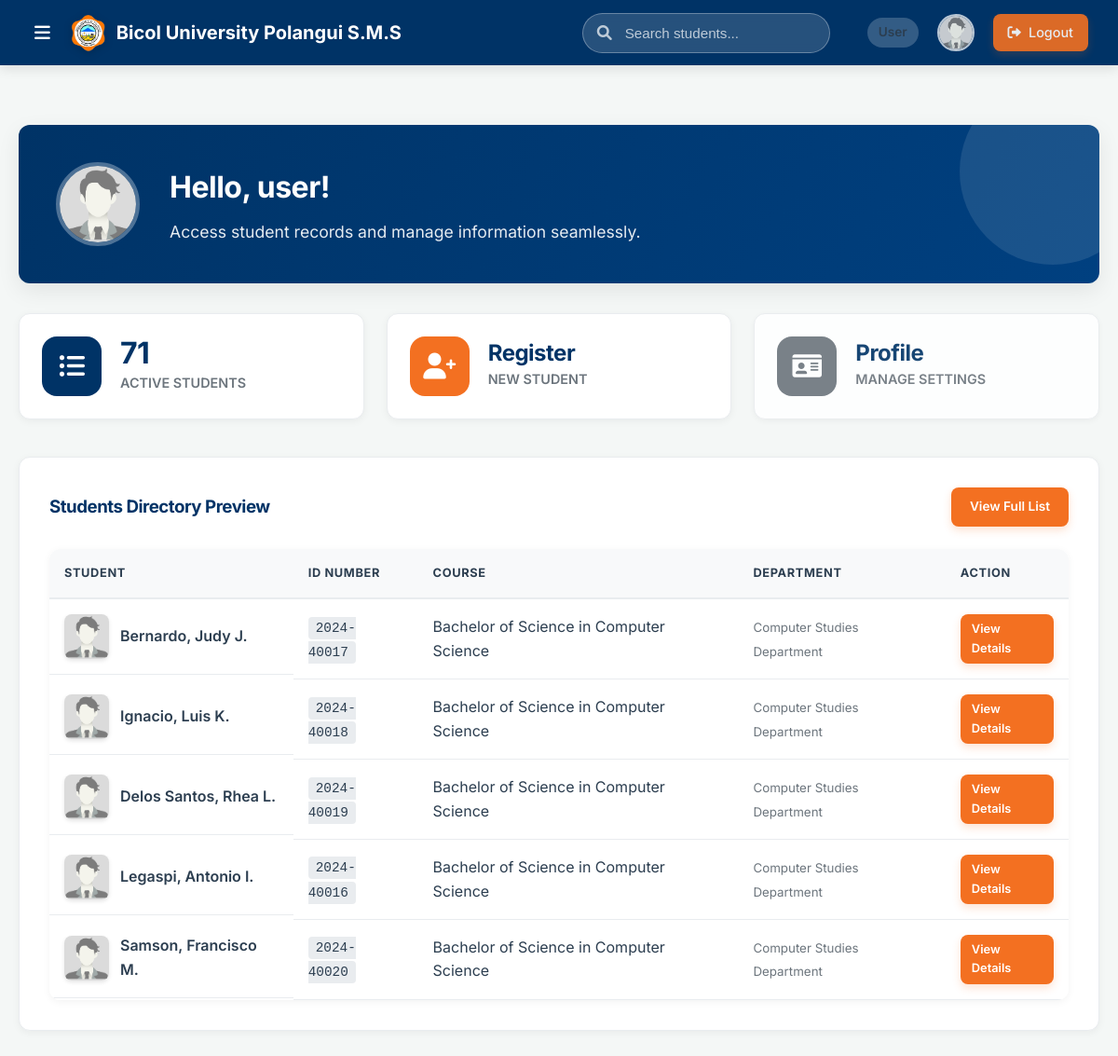
/frontend/index_user.php (signed in), run on the app's committed database.
### tables this page shows
CREATE TABLE `students` (
  `id` int(11) NOT NULL,
  `student_id` varchar(20) NOT NULL,
  `name` varchar(100) NOT NULL,
  `email` varchar(100) NOT NULL,
  `gender` enum('Male','Female') NOT NULL,
  `department` varchar(100) NOT NULL,
  `course` varchar(100) NOT NULL,
  `year_level` int(11) NOT NULL,
  `block` varchar(10) NOT NULL,
  `image_blob` longblob DEFAULT NULL,
  `created_at` timestamp NOT NULL DEFAULT current_timestamp(),
  `updated_at` timestamp NOT NULL DEFAULT current_timestamp() ON UPDATE current_timestamp()
);

### frontend/index_user.php (the view, shortened to what this page needs)
<?php
require_once '../database/config.php';
$user_id = $_SESSION['user_id'];
$username = $_SESSION['username'];
try {
    $stmt = $pdo->query("SELECT COUNT(*) FROM students");
    $total_students = $stmt->fetchColumn();
    $stmt = $pdo->query("SELECT * FROM students ORDER BY department ASC, course ASC, year_level ASC, block ASC, created_at DESC LIMIT 5");
    $recent_students = $stmt->fetchAll();
} catch (PDOException $e) {
    $total_students = 0;
    $recent_students = [];
}
?>
<!DOCTYPE html>
<html lang="en">
<head>
    <link rel="stylesheet" href="css/style.css">
    <link rel="stylesheet" href="https://cdnjs.cloudflare.com/ajax/libs/font-awesome/6.0.0/css/all.min.css">
</head>
<body>
    <?php include 'includes/header_offcanvas.php'; ?>
    <div class="container" style="padding-top: 2rem; padding-bottom: 3rem;">
        <div class="dashboard-hero">
             <img src="../backend/image.php?type=user&id=<?php echo $user_id; ?>" onerror="this.src='images/male-placeholder.jpg'" alt="User">
             <div>
                 <h2>Hello, <?php echo htmlspecialchars($username); ?>!</h2>
                 <p>Access student records and manage information seamlessly.</p>
             </div>
        </div>
        <div class="dashboard-stats-grid">
            <a href="students_list_user.php" class="stat-card" style="text-decoration: none;">
                <div class="stat-icon" style="background-color: var(--bu-blue);">
                    <i class="fas fa-list-ul"></i>
                </div>
                <div class="stat-info">
                    <h3><?php echo $total_students; ?></h3>
                    <p>Active Students</p>
                </div>
            </a>
            <a href="student_dashboard_user.php" class="stat-card" style="text-decoration: none;">
                <div class="stat-icon" style="background-color: var(--bu-orange);">
                    <i class="fas fa-user-plus"></i>
                </div>
                <div class="stat-info">
                    <h3 style="font-size: 1.5rem;">Register</h3>
                    <p>New Student</p>
                </div>
            </a>
             <a href="profile.php" class="stat-card" style="text-decoration: none; opacity: 0.9;">
                <div class="stat-icon" style="background-color: #6c757d;">
                    <i class="fas fa-id-card"></i>
                </div>
                <div class="stat-info">
                    <h3 style="font-size: 1.5rem;">Profile</h3>
                    <p>Manage Settings</p>
                </div>
            </a>
        </div>
        <div class="recent-activity-section">
            <div style="display: flex; justify-content: space-between; align-items: center; margin-bottom: 1.5rem;">
                <h3 style="margin:0; color: var(--bu-blue);">Students Directory Preview</h3>
                <a href="students_list_user.php" class="btn btn-secondary" style="font-size: 0.85rem;">View Full List</a>
            </div>
            <div class="table-responsive">
                <table class="data-table">
                    <thead>
                        <tr>
                            <th>Student</th>
                            <th>ID Number</th>
                            <th>Course</th>
                            <th>Department</th>
                            <th>Action</th>
                        </tr>
                    </thead>
                    <tbody>
                        <?php if (count($recent_students) > 0): ?>
                            <?php foreach ($recent_students as $student): ?>
                            <tr>
                                <td style="display: flex; align-items: center; gap: 12px;">
                                    <img src="../backend/image.php?type=student&id=<?php echo $student['id']; ?>" class="student-img-thumb" onerror="this.src='images/male-placeholder.jpg'">
                                    <span style="font-weight: 600;"><?php echo htmlspecialchars($student['name']); ?></span>
                                </td>
                                <td><span style="background: #e9ecef; padding: 4px 8px; border-radius: 4px; font-family: monospace; font-size: 0.9rem;"><?php echo htmlspecialchars($student['student_id']); ?></span></td>
                                <td><?php echo htmlspecialchars($student['course']); ?></td>
                                <td><small style="color: var(--text-secondary);"><?php echo htmlspecialchars($student['department']); ?></small></td>
                                <td>
                                    <a href="student_dashboard_user.php?id=<?php echo $student['id']; ?>" class="btn btn-secondary" style="padding: 6px 12px; font-size: 0.8rem;">View Details</a>
                                </td>
                            </tr>
                            <?php endforeach; ?>
                        <?php else: ?>
                            <tr>
                                <td colspan="5" style="text-align:center; padding: 2rem; color: #999;">No students found.</td>
                            </tr>
                        <?php endif; ?>
                    </tbody>
                </table>
            </div>
        </div>
    </div>
</body>
</html>

### frontend/css/style.css (style rules this page uses)
:root { --bu-blue: #003366; --bu-blue-light: #004d99; --bu-orange: #f37021; --bu-orange-hover: #d9621b; --bg-body: #f4f7f6; --bg-card: #ffffff; --text-primary: #2c3e50; --text-secondary: #6c757d; --border-color: #e9ecef; --header-height: 70px; --sidebar-width: 260px; --card-radius: 12px; --shadow-sm: 0 2px 8px rgba(0,0,0,0.05); --shadow-md: 0 8px 24px rgba(0,0,0,0.08); }
* { box-sizing: border-box; margin: 0; padding: 0; }
body { font-family: 'Inter', 'Segoe UI', system-ui, sans-serif; background-color: var(--bg-body); color: var(--text-primary); line-height: 1.6; -webkit-font-smoothing: antialiased; }
a { text-decoration: none; color: inherit; transition: color 0.2s ease; }
h1, h2, h3, h4, h5, h6 { color: var(--bu-blue); font-weight: 700; margin-bottom: 1rem; letter-spacing: -0.5px; }
.btn { display: inline-flex; align-items: center; justify-content: center; padding: 10px 20px; border-radius: 8px; font-weight: 600; font-size: 0.95rem; cursor: pointer; border: none; transition: all 0.2s ease; gap: 8px; }
.btn-secondary { background-color: var(--bu-orange); color: white; box-shadow: 0 4px 10px rgba(243, 112, 33, 0.2); }
.container { max-width: 1200px; margin: 0 auto; padding: 0 20px; }
.recent-activity-section { background: var(--bg-card); border-radius: var(--card-radius); padding: 2rem; box-shadow: var(--shadow-sm); border: 1px solid var(--border-color); margin-bottom: 2rem; }
.dashboard-hero { background: linear-gradient(120deg, var(--bu-blue) 0%, #004080 100%); color: white; border-radius: var(--card-radius); padding: 2.5rem; margin: 2rem 0; box-shadow: var(--shadow-md); display: flex; align-items: center; gap: 2rem; position: relative; overflow: hidden; }
.dashboard-hero::before { content: ''; position: absolute; top: -50px; right: -50px; width: 200px; height: 200px; background: rgba(255,255,255,0.1); border-radius: 50%; }
.dashboard-hero img { width: 90px; height: 90px; border-radius: 50%; border: 4px solid rgba(255,255,255,0.3); object-fit: cover; }
.dashboard-hero h2 { color: white; margin-bottom: 0.5rem; font-size: 2rem; }
.dashboard-hero p { opacity: 0.9; font-size: 1.1rem; }
.dashboard-stats-grid { display: grid; grid-template-columns: repeat(auto-fit, minmax(280px, 1fr)); gap: 24px; margin-bottom: 2.5rem; }
.stat-card { background: white; padding: 1.5rem; border-radius: var(--card-radius); box-shadow: var(--shadow-sm); display: flex; align-items: center; gap: 20px; border: 1px solid var(--border-color); transition: transform 0.2s, box-shadow 0.2s; }
.stat-icon { width: 64px; height: 64px; border-radius: 16px; display: flex; align-items: center; justify-content: center; font-size: 1.75rem; color: white; }
.stat-info h3 { font-size: 2rem; margin: 0; color: var(--bu-blue); line-height: 1; }
.stat-info p { margin-top: 4px; color: var(--text-secondary); font-size: 0.9rem; font-weight: 600; text-transform: uppercase; }
.table-responsive { overflow-x: auto; border-radius: var(--card-radius); box-shadow: var(--shadow-sm); }
.data-table { width: 100%; border-collapse: collapse; background: white; min-width: 800px; }
.data-table th { background-color: #f8f9fa; color: var(--bu-text-secondary); font-weight: 700; text-transform: uppercase; font-size: 0.8rem; letter-spacing: 0.05em; padding: 16px; border-bottom: 2px solid var(--border-color); text-align: left; }
.data-table td { padding: 16px; border-bottom: 1px solid var(--border-color); color: var(--text-primary); vertical-align: middle; }
.student-img-thumb { width: 48px; height: 48px; border-radius: 8px; object-fit: cover; box-shadow: 0 2px 4px rgba(0,0,0,0.1); }

### data on the page
students: name "Bernardo, Judy J.", student "2024-40017", course "Bachelor of Science in Computer Science", department "Computer Studies Department"
students: name "Ignacio, Luis K.", student "2024-40018", course "Bachelor of Science in Computer Science", department "Computer Studies Department"
students: name "Delos Santos, Rhea L.", student "2024-40019", course "Bachelor of Science in Computer Science", department "Computer Studies Department"
students: name "Legaspi, Antonio I.", student "2024-40016", course "Bachelor of Science in Computer Science", department "Computer Studies Department"
students: name "Samson, Francisco M.", student "2024-40020", course "Bachelor of Science in Computer Science", department "Computer Studies Department"

### other printed values
$_SESSION['role'] "User"
$username "user"
$total_students "71"
